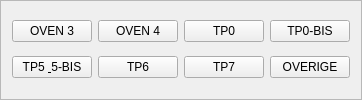
                               <widget class="QFrame" name="frame_14">
                                <property name="frameShape">
                                 <enum>QFrame::StyledPanel</enum>
                                </property>
                                <property name="frameShadow">
                                 <enum>QFrame::Sunken</enum>
                                </property>
                                <layout class="QGridLayout" name="gridLayout_9">
                                 <item row="0" column="2">
                                  <widget class="QPushButton" name="btnOven4">
                                   <property name="text">
                                    <string>OVEN 4</string>
                                   </property>
                                  </widget>
                                 </item>
                                 <item row="0" column="3">
                                  <widget class="QPushButton" name="btnTP0">
                                   <property name="text">
                                    <string>TP0</string>
                                   </property>
                                  </widget>
                                 </item>
                                 <item row="1" column="2">
                                  <widget class="QPushButton" name="btnTP6">
                                   <property name="text">
                                    <string>TP6</string>
                                   </property>
                                  </widget>
                                 </item>
                                 <item row="0" column="1">
                                  <widget class="QPushButton" name="btnOven3">
                                   <property name="text">
                                    <string>OVEN 3</string>
                                   </property>
                                  </widget>
                                 </item>
                                 <item row="1" column="1">
                                  <widget class="QPushButton" name="btnTP5BIS">
                                   <property name="text">
                                    <string>TP5 &amp; 5-BIS</string>
                                   </property>
                                  </widget>
                                 </item>
                                 <item row="1" column="4">
                                  <widget class="QPushButton" name="btnOverige">
                                   <property name="text">
                                    <string>OVERIGE</string>
                                   </property>
                                  </widget>
                                 </item>
                                 <item row="0" column="4">
                                  <widget class="QPushButton" name="btnTPOBIS">
                                   <property name="text">
                                    <string>TP0-BIS</string>
                                   </property>
                                  </widget>
                                 </item>
                                 <item row="1" column="3">
                                  <widget class="QPushButton" name="btnTP7">
                                   <property name="text">
                                    <string>TP7</string>
                                   </property>
                                  </widget>
                                 </item>
                                </layout>
                               </widget>
